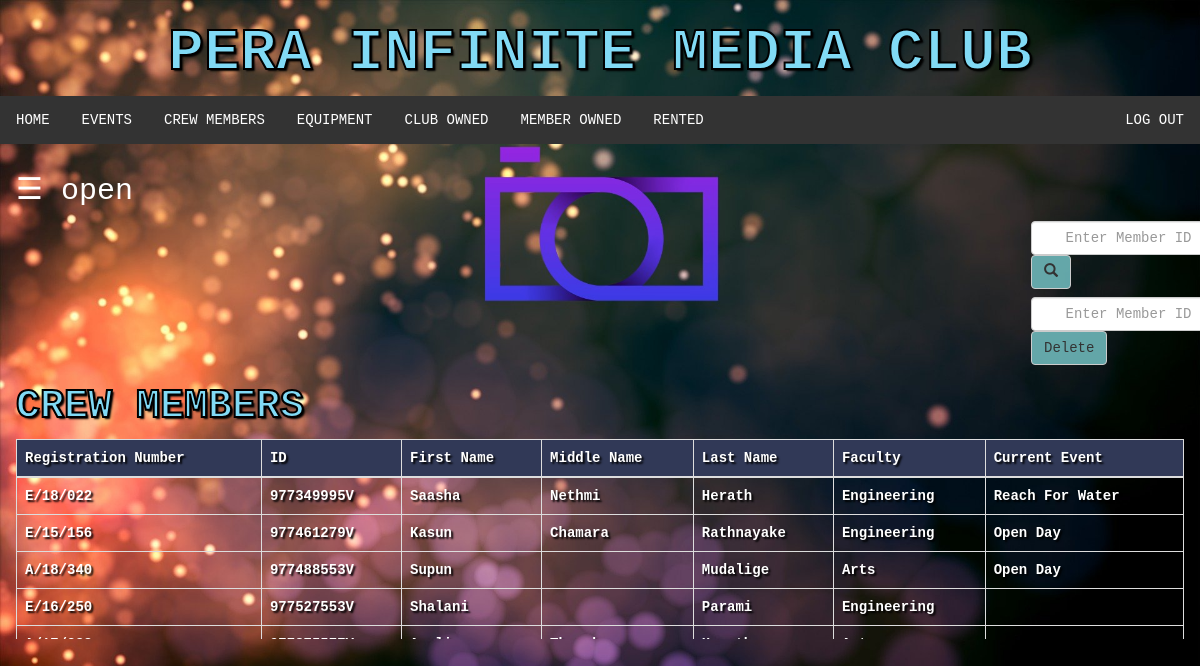
Screenshot of /crew_members.php (signed in) with the database file from the repository.
### crew_members.php (the view, shortened to what this page needs)
<?php
	include "naviBar.php";
?>
<!DOCTYPE html>
<html>
<head>
</head>
<body>
	<div id="main">
	  <span style="font-size:30px;cursor:pointer; color: white;" onclick="openNav()">&#9776; open</span>
	<div class="srch">
		<form class="navbar-form" method="post" name="form1">
				<input class="form-control" type="text" name="search" placeholder="Enter Member ID" required="">
				<button style="background-color: #6db6b9e6;" type="submit" name="submit" class="btn btn-default">
					<span class="glyphicon glyphicon-search"></span>
				</button>
		</form>
		<form class="navbar-form" method="post" name="form1">
				<input class="form-control" type="text" name="id" placeholder="Enter Member ID" required="">
				<button style="background-color: #6db6b9e6;" type="submit" name="submit1" class="btn btn-default">Delete
				</button>
		</form>
	</div>
	<h2>Crew Members</h2>
	<?php
		if(isset($_POST['submit']))
		{
			$q=mysqli_query($db,"SELECT * from `crew member` where ID = '$_POST[search]' ");
			if(mysqli_num_rows($q)==0)
			{
				echo "Sorry! No member found. Try searching again.";
			}
			else
			{
				echo "<div class = 'table-wrapper-scroll-y my-custom-scrollbar'>";
				echo "<table class = 'table table-bordered table-fixed'>";
				echo "<thead>";
				echo "<tr style = 'background-color: #313957;'>";
				echo "<th>"; echo "Registration Number";	echo "</th>";
				echo "<th>"; echo "ID";  echo "</th>";
				echo "<th>"; echo "First Name";  echo "</th>";
				echo "<th>"; echo "Middle Name";  echo "</th>";
				echo "<th>"; echo "Last Name";  echo "</th>";
				echo "<th>"; echo "Faculty";  echo "</th>";
				echo "<th>"; echo "Current Event";  echo "</th>";
				echo "</tr>";
				echo "</thead>";
				echo "<tbody>";
			while($row=mysqli_fetch_assoc($q))
			{
				echo "<tr>";
				echo "<td>"; echo $row['Registration Number']; echo "</td>";
				echo "<td>"; echo $row['ID']; echo "</td>";
				echo "<td>"; echo $row['First Name']; echo "</td>";
				echo "<td>"; echo $row['Middle Name']; echo "</td>";
				echo "<td>"; echo $row['Last Name']; echo "</td>";
				echo "<td>"; echo $row['Faculty']; echo "</td>";
				echo "<td>"; echo $row['Current Event']; echo "</td>";
				echo "</tr>";
			}
			echo "</tbody>";
			echo "</table>";
			echo "</div>";
			}
		}
		else
		{
			$res = mysqli_query($db,"SELECT * FROM `crew member`;");
			echo "<div class = 'table-wrapper-scroll-y my-custom-scrollbar'>";
			echo "<table class = 'table table-bordered table-fixed'>";
			echo "<thead>";
			echo "<tr style = 'background-color: #313957;'>";
			echo "<th>"; echo "Registration Number";	echo "</th>";
			echo "<th>"; echo "ID";  echo "</th>";
			echo "<th>"; echo "First Name";  echo "</th>";
			echo "<th>"; echo "Middle Name";  echo "</th>";
			echo "<th>"; echo "Last Name";  echo "</th>";
			echo "<th>"; echo "Faculty";  echo "</th>";
			echo "<th>"; echo "Current Event";  echo "</th>";
			echo "</tr>";
			echo "</thead>";
			echo "<tbody>";
			while($row=mysqli_fetch_assoc($res))
				{
					echo "<tr>";
					echo "<td>"; echo $row['Registration Number']; echo "</td>";
					echo "<td>"; echo $row['ID']; echo "</td>";
					echo "<td>"; echo $row['First Name']; echo "</td>";
					echo "<td>"; echo $row['Middle Name']; echo "</td>";
					echo "<td>"; echo $row['Last Name']; echo "</td>";
					echo "<td>"; echo $row['Faculty']; echo "</td>";
					echo "<td>"; echo $row['Current Event']; echo "</td>";
					echo "</tr>";
				}
				echo "</tbody>";
			echo "</table>";
			echo "</div>";
		}
	?>
	</div>
</body>
</html>

### css/style.css (style rules this page uses)
html, body, div, span, object, iframe, h1, h2, h3, h4, h5, h6, p, blockquote, pre, abbr, address, cite, code, del, dfn, em, img, ins, kbd, q, samp, small, strong, sub, sup, var, b, i, dl, dt, dd, ol, ul, li, fieldset, form, label, legend, table, caption, tbody, tfoot, thead, tr, th, td, article, aside, canvas, details, figcaption, figure, footer, header, hgroup, menu, nav, section, summary, time, mark, audio, video { margin:0; padding:0; border:0; outline:0; font-size:100%; vertical-align:baseline; background:transparent; }
body { line-height:1; }
table { border-collapse:collapse; border-spacing:0; }
input, select { vertical-align:middle; }
.form-control { text-align: center; }
.srch { padding-left: 1000px; }
.table-fixed thead th { position: sticky; top: 0; background-color: #313957; }
.my-custom-scrollbar { position: relative; height: 200px; overflow: auto; }
.table-wrapper-scroll-y { display: block; }

### crew_members.php (style rules this page uses)
.table-fixed thead th { position: sticky; top: 0; background-color: #313957; }
.my-custom-scrollbar { position: relative; height: 200px; overflow: auto; }
.table-wrapper-scroll-y { display: block; }
th { color: white; }
tr { color: white; font-weight: bold; text-shadow: 2px 2px 2px black; }
h2 { text-transform: uppercase; font-size: 40px; font-weight: bold; font-family: Courier, "Lucida Console", monospace; color: #81DAF5; -webkit-text-stroke: 2px black; text-shadow: 2px 2px 2px black; }
body { background-image: url("image/img2.jpg"); -webkit-background-size:cover; -moz-background-size:cover; -o-background-size:cover; background-size: cover; margin: 0; }
.srch { padding-left: 1000px; }
body { font-family: Courier, "Lucida Console", monospace; transition: background-color .5s; }
#main { transition: margin-left .5s; padding: 16px; }

### rows the page displays
crew member: Registration Number "E/18/022", ID "977349995V", First Name "Saasha", Middle Name "Nethmi", Last Name "Herath", Faculty "Engineering", Current Event "Reach For Water"
crew member: Registration Number "E/15/156", ID "977461279V", First Name "Kasun", Middle Name "Chamara", Last Name "Rathnayake", Faculty "Engineering", Current Event "Open Day"
crew member: Registration Number "A/18/340", ID "977488553V", First Name "Supun", Last Name "Mudalige", Faculty "Arts", Current Event "Open Day"
crew member: Registration Number "E/16/250", ID "977527553V", First Name "Shalani", Last Name "Parami", Faculty "Engineering"
